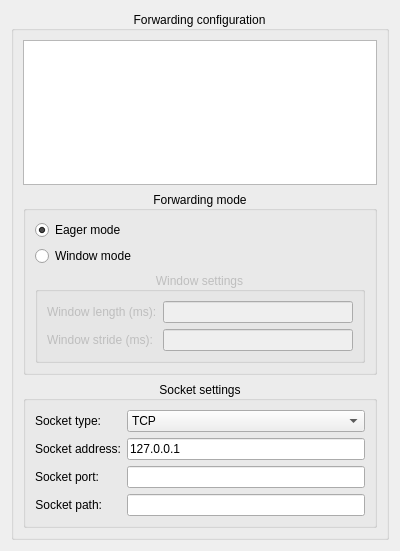
<?xml version="1.0" encoding="UTF-8"?>
<ui version="4.0">
 <class>ForwardingConfigWidget</class>
 <widget class="QWidget" name="ForwardingConfigWidget">
  <property name="geometry">
   <rect>
    <x>0</x>
    <y>0</y>
    <width>400</width>
    <height>551</height>
   </rect>
  </property>
  <property name="windowTitle">
   <string>Forwarding Configuration Widget</string>
  </property>
  <layout class="QVBoxLayout" name="verticalLayout1" stretch="0">
   <item>
    <widget class="QGroupBox" name="forwardGroupBox">
     <property name="title">
      <string>Forwarding configuration</string>
     </property>
     <property name="alignment">
      <set>Qt::AlignmentFlag::AlignCenter</set>
     </property>
     <layout class="QVBoxLayout" name="verticalLayout2">
      <item>
       <widget class="QTreeView" name="dataSourceTree"/>
      </item>
      <item>
       <widget class="QGroupBox" name="modeGroupBox">
        <property name="title">
         <string>Forwarding mode</string>
        </property>
        <property name="alignment">
         <set>Qt::AlignmentFlag::AlignCenter</set>
        </property>
        <layout class="QVBoxLayout" name="verticalLayout3">
         <item>
          <widget class="QRadioButton" name="eagerModeRadioButton">
           <property name="toolTip">
            <string>Forward samples as soon as they are acquired</string>
           </property>
           <property name="text">
            <string>Eager mode</string>
           </property>
           <property name="checked">
            <bool>true</bool>
           </property>
          </widget>
         </item>
         <item>
          <widget class="QRadioButton" name="windowModeRadioButton">
           <property name="toolTip">
            <string>Accumulate samples into windows of specified length </string>
           </property>
           <property name="text">
            <string>Window mode</string>
           </property>
          </widget>
         </item>
         <item>
          <widget class="QGroupBox" name="windowGroupBox">
           <property name="enabled">
            <bool>false</bool>
           </property>
           <property name="title">
            <string>Window settings</string>
           </property>
           <property name="alignment">
            <set>Qt::AlignmentFlag::AlignCenter</set>
           </property>
           <layout class="QFormLayout" name="formLayout1">
            <item row="0" column="0">
             <widget class="QLabel" name="label1">
              <property name="text">
               <string>Window length (ms):</string>
              </property>
             </widget>
            </item>
            <item row="0" column="1">
             <widget class="QLineEdit" name="winLenTextField"/>
            </item>
            <item row="1" column="0">
             <widget class="QLabel" name="label2">
              <property name="text">
               <string>Window stride (ms):</string>
              </property>
             </widget>
            </item>
            <item row="1" column="1">
             <widget class="QLineEdit" name="winStrideTextField"/>
            </item>
           </layout>
          </widget>
         </item>
        </layout>
       </widget>
      </item>
      <item>
       <widget class="QGroupBox" name="socketGroupBox">
        <property name="title">
         <string>Socket settings</string>
        </property>
        <property name="alignment">
         <set>Qt::AlignmentFlag::AlignCenter</set>
        </property>
        <layout class="QFormLayout" name="formLayout2">
         <item row="0" column="0">
          <widget class="QLabel" name="label3">
           <property name="text">
            <string>Socket type:</string>
           </property>
          </widget>
         </item>
         <item row="0" column="1">
          <widget class="QComboBox" name="socketTypeComboBox">
           <item>
            <property name="text">
             <string>TCP</string>
            </property>
           </item>
           <item>
            <property name="text">
             <string>Unix</string>
            </property>
           </item>
          </widget>
         </item>
         <item row="1" column="0">
          <widget class="QLabel" name="label4">
           <property name="text">
            <string>Socket address:</string>
           </property>
          </widget>
         </item>
         <item row="1" column="1">
          <widget class="QLineEdit" name="socketAddressTextField">
           <property name="text">
            <string>127.0.0.1</string>
           </property>
          </widget>
         </item>
         <item row="2" column="0">
          <widget class="QLabel" name="label5">
           <property name="toolTip">
            <string>For the process to which the results will be sent</string>
           </property>
           <property name="text">
            <string>Socket port:</string>
           </property>
           <property name="alignment">
            <set>Qt::AlignmentFlag::AlignRight|Qt::AlignmentFlag::AlignTrailing|Qt::AlignmentFlag::AlignVCenter</set>
           </property>
          </widget>
         </item>
         <item row="2" column="1">
          <widget class="QLineEdit" name="socketPortTextField"/>
         </item>
         <item row="3" column="0">
          <widget class="QLabel" name="label6">
           <property name="text">
            <string>Socket path:</string>
           </property>
           <property name="alignment">
            <set>Qt::AlignmentFlag::AlignRight|Qt::AlignmentFlag::AlignTrailing|Qt::AlignmentFlag::AlignVCenter</set>
           </property>
          </widget>
         </item>
         <item row="3" column="1">
          <widget class="QLineEdit" name="socketPathTextField"/>
         </item>
        </layout>
       </widget>
      </item>
     </layout>
    </widget>
   </item>
  </layout>
 </widget>
 <resources/>
 <connections>
  <connection>
   <sender>windowModeRadioButton</sender>
   <signal>toggled(bool)</signal>
   <receiver>windowGroupBox</receiver>
   <slot>setEnabled(bool)</slot>
   <hints>
    <hint type="sourcelabel">
     <x>20</x>
     <y>20</y>
    </hint>
    <hint type="destinationlabel">
     <x>20</x>
     <y>20</y>
    </hint>
   </hints>
  </connection>
 </connections>
</ui>
